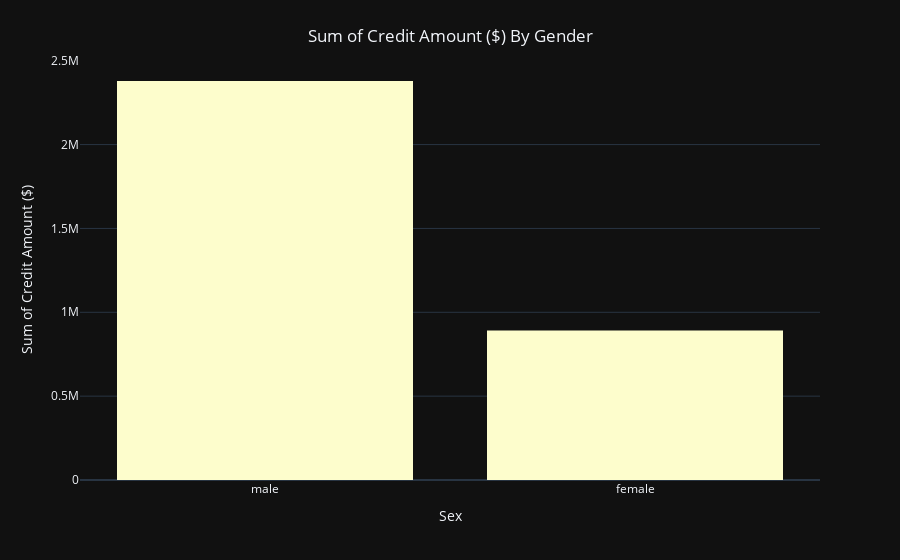

Notebook source saved alongside this figure:
### Code cell
# sex vs credit amount 
fig = px.histogram(df,
x = df['Sex'],
y = df['Credit amount'],
template = 'plotly_dark',
color_discrete_sequence = px.colors.sequential.deep)

fig.update_layout(
    yaxis_title = 'Sum of Credit Amount ($)',
    title = {
        'text': 'Sum of Credit Amount ($) By Gender',
        'x': 0.5,
        'yanchor': 'top'
    }
)

fig.show()

# Job 
fig = sns.countplot(data = df,
x = 'Job',
hue = 'Sex',
palette = 'Paired')

plt.title('Count of Males and Females per Job Type')
plt.ylabel('Total Count')
plt.xticks([0,1,2,3], ['unskilled and non-resident','unskilled and resident','skilled','highly skilled'])

### Figure 1 — Plotly figure (JSON) as saved in the notebook; plotly's stock layout.template omitted (floating-point values rounded to 4 significant figures; data arrays with more than 128 entries replaced by an {"elided": "..."} marker saying what was removed)
{"data": [{"alignmentgroup": "True", "bingroup": "x", "histfunc": "sum", "hovertemplate": "Sex=%{x}<br>sum of Credit amount=%{y}<extra></extra>", "legendgroup": "", "marker": {"color": "rgb(253, 253, 204)", "pattern": {"shape": ""}}, "name": "", "offsetgroup": "", "orientation": "v", "showlegend": false, "type": "histogram", "x": {"elided": "1000 str values"}, "xaxis": "x", "y": {"elided": "1000 int values"}, "yaxis": "y"}], "layout": {"barmode": "relative", "legend": {"tracegroupgap": 0}, "margin": {"t": 60}, "title": {"text": "Sum of Credit Amount ($) By Gender", "x": 0.5, "yanchor": "top"}, "xaxis": {"anchor": "y", "domain": [0, 1], "title": {"text": "Sex"}}, "yaxis": {"anchor": "x", "domain": [0, 1], "title": {"text": "Sum of Credit Amount ($)"}}}}
